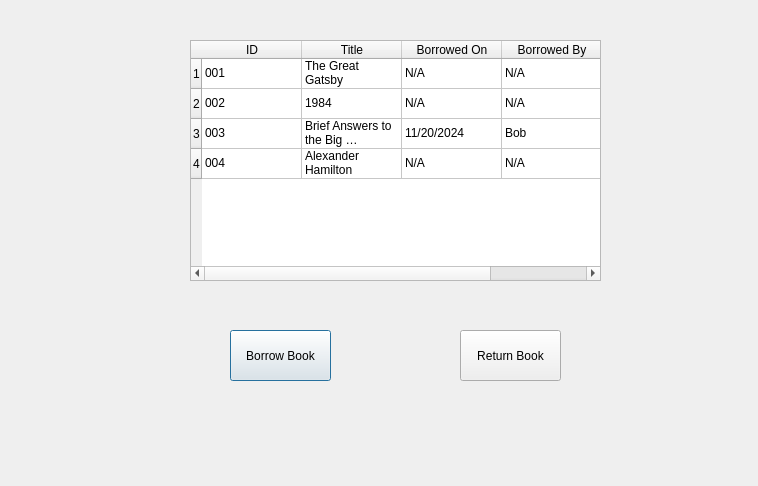
<?xml version="1.0" encoding="UTF-8"?>
<ui version="4.0">
 <class>borrowReturn</class>
 <widget class="QDialog" name="borrowReturn">
  <property name="geometry">
   <rect>
    <x>0</x>
    <y>0</y>
    <width>758</width>
    <height>486</height>
   </rect>
  </property>
  <property name="windowTitle">
   <string>Dialog</string>
  </property>
  <widget class="QPushButton" name="borrowButton">
   <property name="geometry">
    <rect>
     <x>230</x>
     <y>330</y>
     <width>101</width>
     <height>51</height>
    </rect>
   </property>
   <property name="text">
    <string>Borrow Book</string>
   </property>
  </widget>
  <widget class="QPushButton" name="pushButton_2">
   <property name="geometry">
    <rect>
     <x>460</x>
     <y>330</y>
     <width>101</width>
     <height>51</height>
    </rect>
   </property>
   <property name="text">
    <string>Return Book</string>
   </property>
  </widget>
  <widget class="QTableWidget" name="tableWidget">
   <property name="geometry">
    <rect>
     <x>190</x>
     <y>40</y>
     <width>411</width>
     <height>241</height>
    </rect>
   </property>
   <property name="rowCount">
    <number>4</number>
   </property>
   <row/>
   <row/>
   <row/>
   <row/>
   <column>
    <property name="text">
     <string>ID</string>
    </property>
   </column>
   <column>
    <property name="text">
     <string>Title</string>
    </property>
   </column>
   <column>
    <property name="text">
     <string>Borrowed On</string>
    </property>
   </column>
   <column>
    <property name="text">
     <string>Borrowed By</string>
    </property>
   </column>
   <item row="0" column="0">
    <property name="text">
     <string>001</string>
    </property>
   </item>
   <item row="0" column="1">
    <property name="text">
     <string>The Great Gatsby</string>
    </property>
   </item>
   <item row="0" column="2">
    <property name="text">
     <string>N/A</string>
    </property>
   </item>
   <item row="0" column="3">
    <property name="text">
     <string>N/A</string>
    </property>
   </item>
   <item row="1" column="0">
    <property name="text">
     <string>002</string>
    </property>
   </item>
   <item row="1" column="1">
    <property name="text">
     <string>1984</string>
    </property>
   </item>
   <item row="1" column="2">
    <property name="text">
     <string>N/A</string>
    </property>
   </item>
   <item row="1" column="3">
    <property name="text">
     <string>N/A</string>
    </property>
   </item>
   <item row="2" column="0">
    <property name="text">
     <string>003</string>
    </property>
   </item>
   <item row="2" column="1">
    <property name="text">
     <string>Brief Answers to the Big Questions</string>
    </property>
   </item>
   <item row="2" column="2">
    <property name="text">
     <string>11/20/2024</string>
    </property>
   </item>
   <item row="2" column="3">
    <property name="text">
     <string>Bob</string>
    </property>
   </item>
   <item row="3" column="0">
    <property name="text">
     <string>004</string>
    </property>
   </item>
   <item row="3" column="1">
    <property name="text">
     <string>Alexander Hamilton</string>
    </property>
   </item>
   <item row="3" column="2">
    <property name="text">
     <string>N/A</string>
    </property>
   </item>
   <item row="3" column="3">
    <property name="text">
     <string>N/A</string>
    </property>
   </item>
  </widget>
 </widget>
 <resources/>
 <connections/>
</ui>
